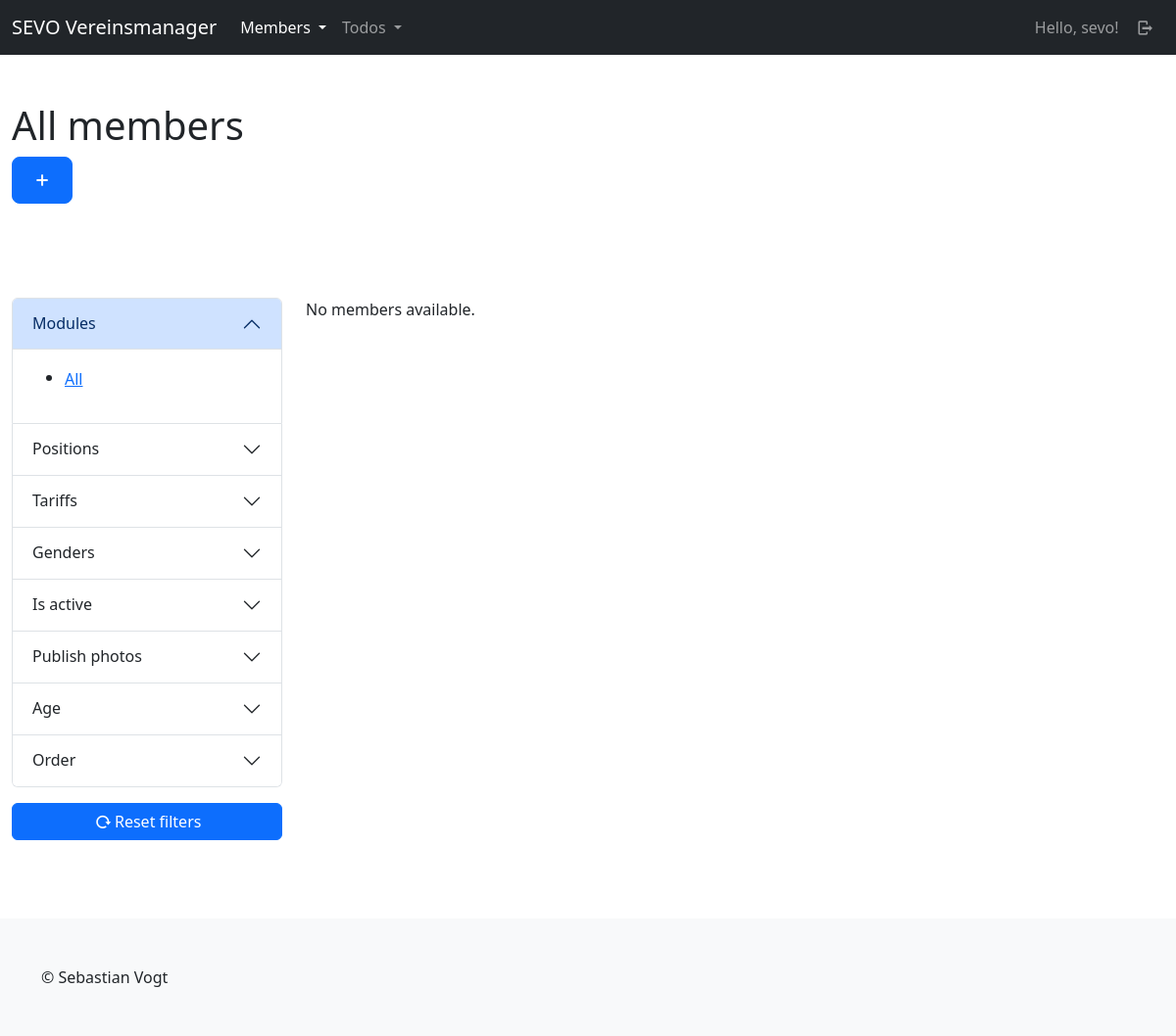
Before: /mbrs/members/ (signed in) with the older database file.
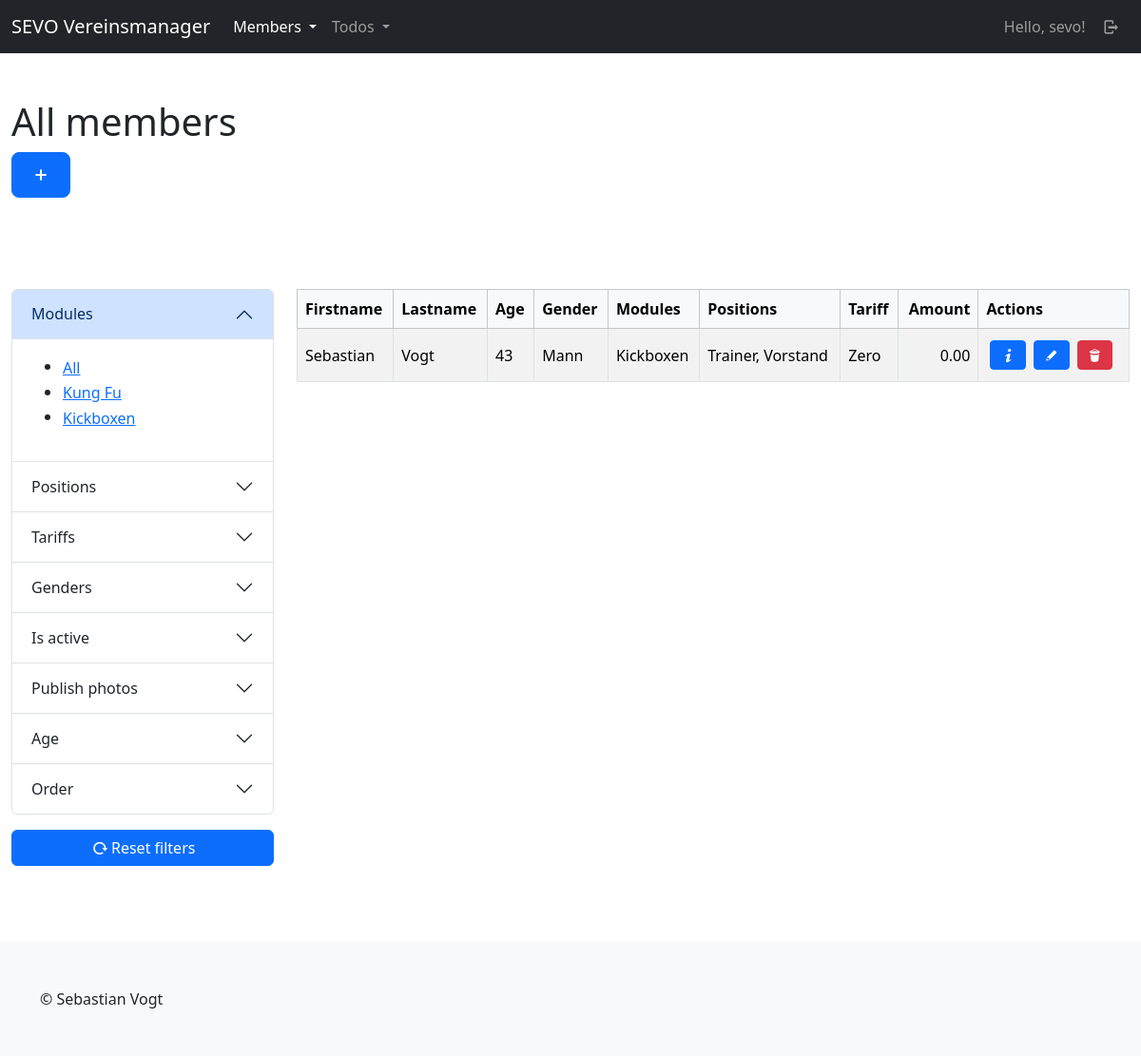
After: the same page with the newer database file.
### members/models.py (models this page shows, shortened)
class Module(models.Model):
    title = models.CharField(max_length=255, unique=True)
    created_at = models.DateTimeField(auto_now=True)
    updated_at = models.DateTimeField(auto_now_add=True)
    class Meta:
        ordering = ["-updated_at"]

class Member(models.Model):
    firstname = models.CharField(max_length=255)
    lastname = models.CharField(max_length=255)
    birthday = models.DateField()
    gender = models.ForeignKey(Gender, blank=True, null=True, on_delete=models.SET_NULL)
    street = models.CharField(max_length=255)
    house_number = models.CharField(max_length=50)
    postal_code = models.CharField(max_length=50)
    city = models.CharField(max_length=255)
    country = models.CharField(max_length=255)
    email = models.EmailField(blank=True)
    phone = models.CharField(max_length=50, blank=True)
    legal_representative = models.TextField(blank=True)
    bankname = models.CharField(max_length=255)
    iban = models.CharField(max_length=50)
    bic = models.CharField(max_length=50, blank=True)
    positions = models.ManyToManyField(Position, blank=True)
    modules = models.ManyToManyField(Module, blank=True)
    licenses = models.ManyToManyField(License, blank=True)
    tariff = models.ForeignKey(Tariff, blank=True, null=True, on_delete=models.SET_NULL)
    entry_date = models.DateField(null=True)
    chronic_diseases = models.TextField(null=True, blank=True)
    permanent_medication = models.TextField(null=True, blank=True)
    publish_fotos = models.BooleanField(default=False)
    is_active = models.BooleanField(default=True)
    created_at = models.DateTimeField(auto_now=True)
    updated_at = models.DateTimeField(auto_now_add=True)
    @admin.display(description="Age")
    def get_age(self):
        now = datetime.now()
        b_day = datetime.strptime(str(self.birthday), "%Y-%m-%d")
        delta = now - b_day
        return math.floor(delta.days / 365)
    @admin.display(description="Modules")
    def get_modules_str(self):
        modules = self.modules.all().order_by("title")
        modules_list = [module.title for module in modules]
        return ", ".join(modules_list)
    @admin.display(description="Positions")
    def get_positions_str(self):
        positions = self.positions.all().order_by("title")
        positions_list = [position.title for position in positions]
        return ", ".join(positions_list)
    class Meta:
        ordering = ["-updated_at"]

class Gender(models.Model):
    title = models.CharField(max_length=100, unique=True)
    created_at = models.DateTimeField(auto_now=True)
    updated_at = models.DateTimeField(auto_now_add=True)
    def __str__(self):
        return self.title
    class Meta:
        ordering = ["-updated_at"]

class Position(models.Model):
    title = models.CharField(max_length=100, unique=True)
    created_at = models.DateTimeField(auto_now=True)
    updated_at = models.DateTimeField(auto_now_add=True)
    class Meta:
        ordering = ["-updated_at"]

class Tariff(models.Model):
    title = models.CharField(max_length=255, unique=True)
    amount = models.DecimalField(decimal_places=2, max_digits=5)
    created_at = models.DateTimeField(auto_now=True)
    updated_at = models.DateTimeField(auto_now_add=True)
    class Meta:
        ordering = ["-updated_at"]

### members/views/members.py (the view)
# urls.py: path("members/", members.index, name="members-member-index"),
@login_required(login_url="sevo-auth-login")
def index(request):
    members = models.Member.objects.all()
    positions = models.Position.objects.all()
    modules = models.Module.objects.all()
    tariffs = models.Tariff.objects.all()
    licenses = models.License.objects.all()
    genders = models.Gender.objects.all()
    members = filter.filter(request, members)
    return render(request, "members/member/index.html", {
        "title": _("All members"),
        "members": members,
        "positions": positions,
        "modules": modules,
        "tariffs": tariffs,
        "licenses": licenses,
        "genders": genders
    })

### members/templates/members/member/index.html (shortened to what this page needs)
{% extends "base_sidebar.html" %}
{% load i18n %}
{% load static %}
{% block header %}
    <div class="container-fluid py-5">
        <div class="row">
            <div class="col-lg-12">
                <h1>{{ title }}</h1>
                <a class="btn btn-primary btn-lg" href="{% url "members-member-create" %}"><i class="demo-icon icon-plus"></i></a>
            </div>
        </div>
    </div>
{% endblock %}
{% block main %}
    {% if members %}
        <div>
            {% include "members/member/partials/_list_table.html" %}
        </div>
    {% else %}
        <p>{% trans "No members available." %}</p>
    {% endif %}
{%  endblock %}
{% block side %}
    <div id="filter-section">
        {% include "members/member/partials/_frontend_filter_accordion.html" %}
        <div class="mb-3">
            <a class="btn btn-primary w-100" href="{% url "members-member-index" %}"><i class="demo-icon icon-cw"></i>{% trans "Reset filters" %}</a>
        </div>
    </div>
{% endblock %}

### templates/base_sidebar.html
{% extends "base.html" %}
{% block content %}
    <header>
        {% block header %}{% endblock %}
    </header>
    <div class="container-fluid py-5">
        <div class="row">
            <aside class="col-xxl-2 col-xl-3 order-lg-1 mb-3">
                {% block side %}{% endblock %}
            </aside>
            <main class="col-xxl-10 col-xl-9 order-lg-2">
                {% block main %}{% endblock %}
            </main>
        </div>
    </div>
{% endblock %}

### templates/base.html (shortened to what this page needs)
{% load static %}
<!DOCTYPE html>
<html>
<head>
    <link rel="stylesheet" href="{% static "vendor/bootstrap/css/bootstrap.min.css" %}">
    <link rel="stylesheet" href="{% static "vendor/fontello/css/entypo.css" %}">
    <link rel="stylesheet" href="{% static "css/style.css" %}">
</head>
<body>
    {% include "partials/_navbar_drop_down.html" %}
    {% block content %}{% endblock %}
    <footer class="bg-light py-5">
        <div class="container">
            <div>
                &copy; Sebastian Vogt
            </div>
        </div>
    </footer>
</body>
</html>

### templates/partials/_navbar_drop_down.html (shortened to what this page needs)
{% load i18n %}
<nav class="navbar navbar-expand-lg navbar-dark bg-dark">
    <div class="container-fluid">
        <a class="navbar-brand" href="/">SEVO Vereinsmanager</a>
        <div class="collapse navbar-collapse" id="navbarContent">
            <ul class="navbar-nav me-auto mb-2 mb-lg-0">
                {% if user.is_authenticated %}
                <li class="nav-item dropdown">
                    <a class="nav-link dropdown-toggle {% if "mbrs" in request.path %} active{% endif %}"{% if "mbrs" in request.path %} aria-current="page"{% endif %} href="#" role="button" data-bs-toggle="dropdown" aria-expanded="false">
                      {% trans "Members" %}
                    </a>
                  </li>
                  <li class="nav-item dropdown">
                    <a class="nav-link dropdown-toggle {% if "tds" in request.path %} active{% endif %}"{% if "tds" in request.path %} aria-current="page"{% endif %} href="#" role="button" data-bs-toggle="dropdown" aria-expanded="false">
                      {% trans "Todos" %}
                    </a>
                  </li>
                {% endif %}
            </ul>
            <ul class="navbar-nav mb-2 mb-lg-0">
                {% if user.is_authenticated %}
                    <li class="nav-item">
                        <a class="nav-link" href="{% url "sevo-auth-user-detail" %}">{% trans "Hello" %}, {{ user }}!</a>
                    </li>
                    <li class="nav-item">
                        <a class="nav-link" href="{% url "sevo-auth-logout" %}"><i class="demo-icon icon-logout"></i></a>
                    </li>
                {% else %}
                    <li class="nav-item">
                        <a class="nav-link {% if "login" in request.path %} active{% endif %}"{% if "members" in request.path %} aria-current="page"{% endif %} href="{% url "sevo-auth-login" %}"><i class="demo-icon icon-user"></i></a>
                    </li>
                {% endif %}
            </ul>
        </div>
    </div>
</nav>

### members/templates/members/member/partials/_frontend_filter_accordion.html (shortened to what this page needs)
{% load i18n %}
<div class="accordion mb-3" id="filterAccordion">
    <div class="accordion-item">
      <h2 class="accordion-header">
        <button class="accordion-button" type="button" data-bs-toggle="collapse" data-bs-target="#modules" aria-expanded="true" aria-controls="modules">
          {% trans "Modules" %}
        </button>
      </h2>
      <div id="modules" class="accordion-collapse collapse show" data-bs-parent="#filterAccordion">
        <div class="accordion-body">
            {% include "members/member/partials/_filter_modules.html" %}
        </div>
      </div>
    </div>
    <div class="accordion-item">
        <h2 class="accordion-header">
            <button class="accordion-button collapsed" type="button" data-bs-toggle="collapse" data-bs-target="#positions" aria-expanded="false" aria-controls="positions">
            {% trans "Positions" %}
            </button>
        </h2>
    </div>
    <div class="accordion-item">
        <h2 class="accordion-header">
            <button class="accordion-button collapsed" type="button" data-bs-toggle="collapse" data-bs-target="#tariffs" aria-expanded="false" aria-controls="tariffs">
            {% trans "Tariffs" %}
            </button>
        </h2>
    </div>
    <div class="accordion-item">
        <h2 class="accordion-header">
            <button class="accordion-button collapsed" type="button" data-bs-toggle="collapse" data-bs-target="#genders" aria-expanded="false" aria-controls="genders">
            {% trans "Genders" %}
            </button>
        </h2>
    </div>
    <div class="accordion-item">
        <h2 class="accordion-header">
            <button class="accordion-button collapsed" type="button" data-bs-toggle="collapse" data-bs-target="#is_active" aria-expanded="false" aria-controls="is_active">
            {% trans "Is active" %}
            </button>
        </h2>
    </div>
    <div class="accordion-item">
        <h2 class="accordion-header">
            <button class="accordion-button collapsed" type="button" data-bs-toggle="collapse" data-bs-target="#publish_foto" aria-expanded="false" aria-controls="publish_foto">
            {% trans "Publish photos" %}
            </button>
        </h2>
    </div>
    <div class="accordion-item">
        <h2 class="accordion-header">
            <button class="accordion-button collapsed" type="button" data-bs-toggle="collapse" data-bs-target="#age" aria-expanded="false" aria-controls="age">
            {% trans "Age" %}
            </button>
        </h2>
    </div>
    <div class="accordion-item">
        <h2 class="accordion-header">
            <button class="accordion-button collapsed" type="button" data-bs-toggle="collapse" data-bs-target="#order" aria-expanded="false" aria-controls="order">
            {% trans "Order" %}
            </button>
        </h2>
    </div>
</div>

### members/templates/members/member/partials/_filter_modules.html
{% load i18n %}
<ul>
    <li>
        <button class="btn btn-link p-0 text-start" data-filter-key="module" data-filter-value="all">{% trans "All" %}</button>
    </li>
    {% for module in modules %}
        <li>
            <button class="btn btn-link p-0 text-start" data-filter-key="module" data-filter-value={{ module.id }}>{{ module.title }}</button>
        </li>
    {% endfor %}
</ul>

### members/templates/members/member/partials/_filter_positions.html (shortened to what this page needs)
{% load i18n %}

### members/templates/members/member/partials/_filter_tariffs.html (shortened to what this page needs)
{% load i18n %}

### members/templates/members/member/partials/_filter_genders.html (shortened to what this page needs)
{% load i18n %}

### members/templates/members/member/partials/_filter_active.html (shortened to what this page needs)
{% load i18n %}

### members/templates/members/member/partials/_filter_publish_fotos.html (shortened to what this page needs)
{% load i18n %}

### members/templates/members/member/partials/_filter_age.html (shortened to what this page needs)
{% load i18n %}

### members/templates/members/member/partials/_order.html (shortened to what this page needs)
{% load i18n %}

### members/templates/members/member/partials/_list_table.html
{% load i18n %}
<div class="table-responsive">
    <table class="table table-bordered align-middle table-striped">
        <thead class="table-light">
        <tr>
            <th scope="col">{% trans "Firstname" %}</th>
            <th scope="col">{% trans "Lastname" %}</th>
            <th scope="col">{% trans "Age" %}</th>
            <th scope="col">{% trans "Gender" %}</th>
            <th scope="col">{% trans "Modules" %}</th>
            <th scope="col">{% trans "Positions" %}</th>
            <th scope="col">{% trans "Tariff" %}</th>
            <th scope="col">
                <div class="d-flex justify-content-end">
                    <div>
                        {% trans "Amount" %}
                    </div>
                </div>
            </th>
            <th scope="col">{% trans "Actions" %}</th>
        </tr>
        </thead>
        <tbody>
            {% for member in members %}
                <tr>
                    <td class="w-auto">{{ member.firstname }}</td>
                    <td class="w-auto">{{ member.lastname }}</td>
                    <td class="w-auto">{{ member.get_age }}</td>
                    <td class="w-auto">{{ member.gender }}</td>
                    <td class="w-auto">{{ member.get_modules_str }}</td>
                    <td class="w-auto">{{ member.get_positions_str }}</td>
                    <td class="w-auto">{{ member.tariff.title }}</td>
                    <td class="w-auto">
                        <div class="d-flex justify-content-end">
                            <div>
                                {{ member.tariff.amount }}
                            </div>
                        </div>
                    </td>
                    <td class="w-auto">
                        <div class="d-flex justify-content-start align-content-center">
                            <a class="btn btn-primary btn-sm d-block m-1" href="{% url "members-member-detail" id=member.id %}"><i class="demo-icon icon-info"></i></a>
                            <a class="btn btn-primary btn-sm d-block m-1" href="{% url "members-member-update" id=member.id %}"><i class="demo-icon icon-pencil"></i></a>
                            <a class="btn btn-danger btn-sm d-block m-1" href="{% url "members-member-delete" id=member.id %}"><i class="demo-icon icon-trash"></i></a>
                        </div>
                    </td>
                </tr>
            {% endfor %}
        </tbody>
    </table>
</div>

Changed rows visible on the page:
added Module: {{ module.id }} 2 (drawn), title "Kung Fu"
added Module: {{ module.id }} 1 (drawn), title "Kickboxen"
added Member: firstname "Sebastian", lastname "Vogt", get_age "43", gender "Mann", get_modules_str "Kickboxen", get_positions_str "Trainer, Vorstand", tariff "Zero", tariff.amount "0.00"
Other visible differences:
text no longer shown: "No members available."
text now shown: "Firstname Lastname Age Gender Modules Positions Tariff Amount Actions"
